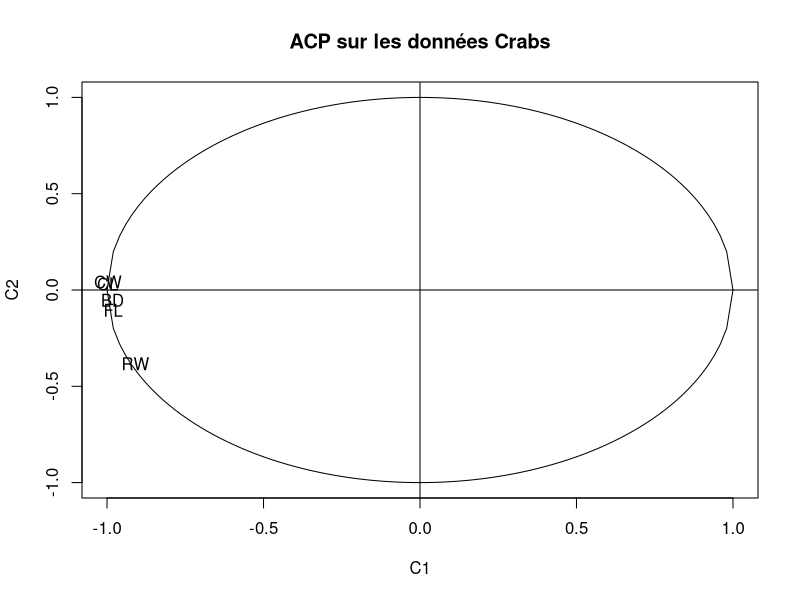
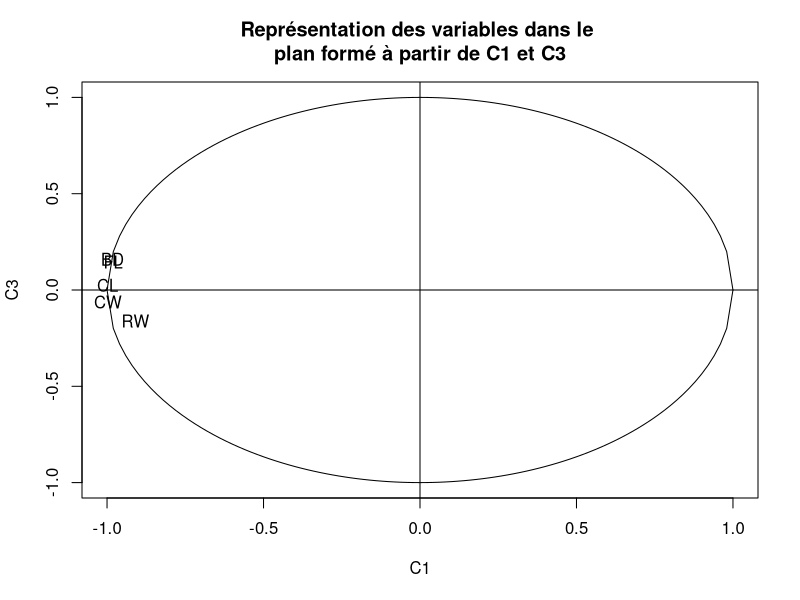
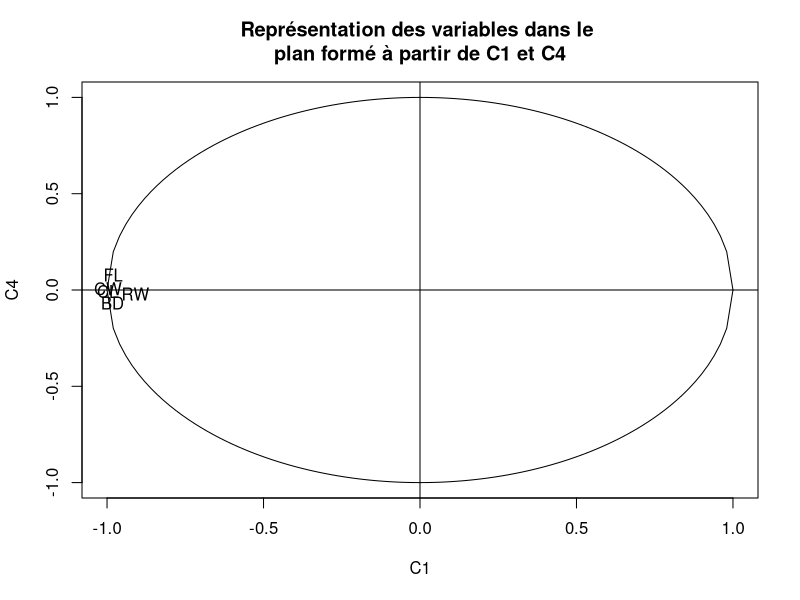
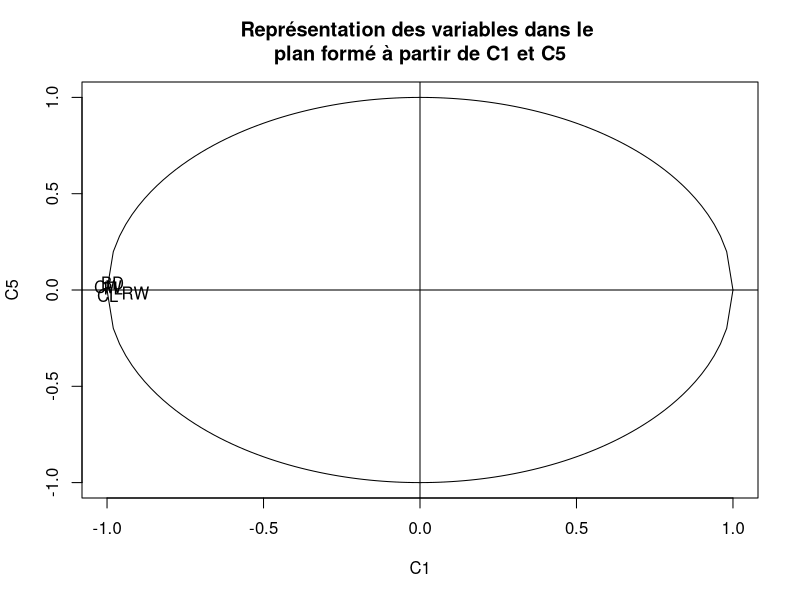
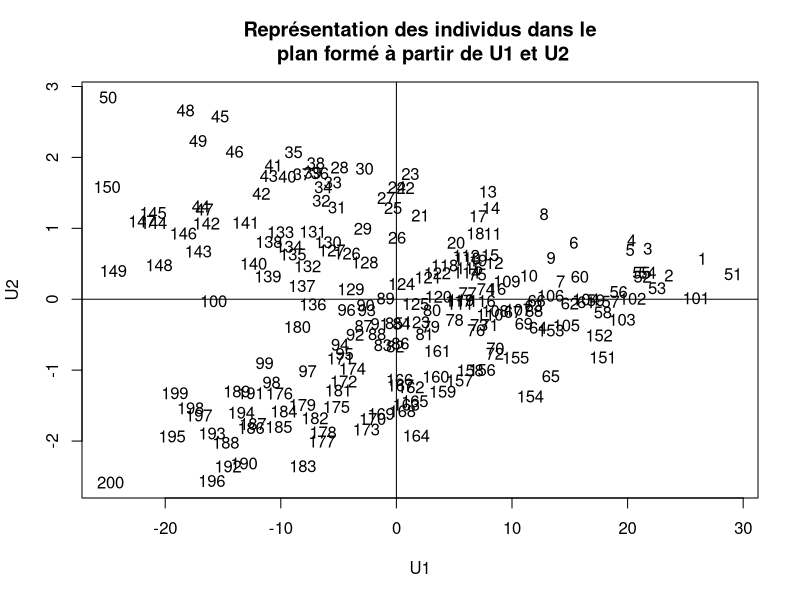
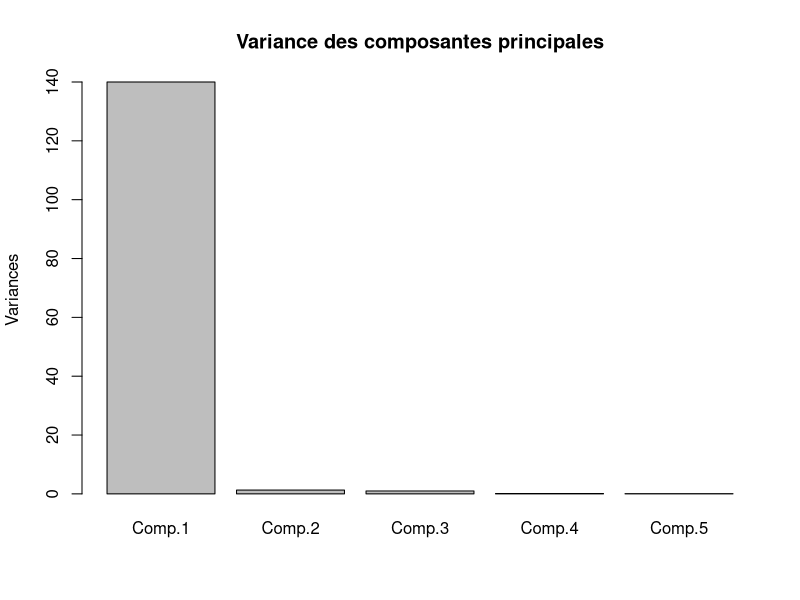
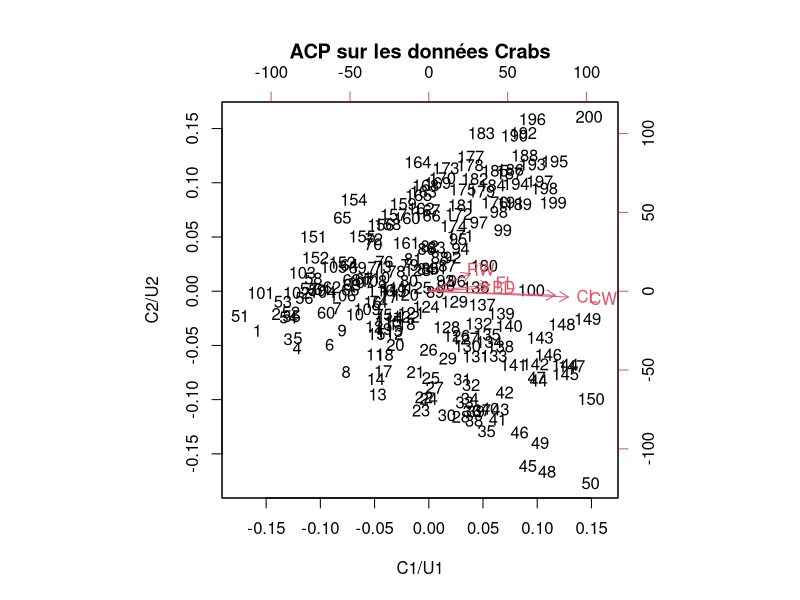
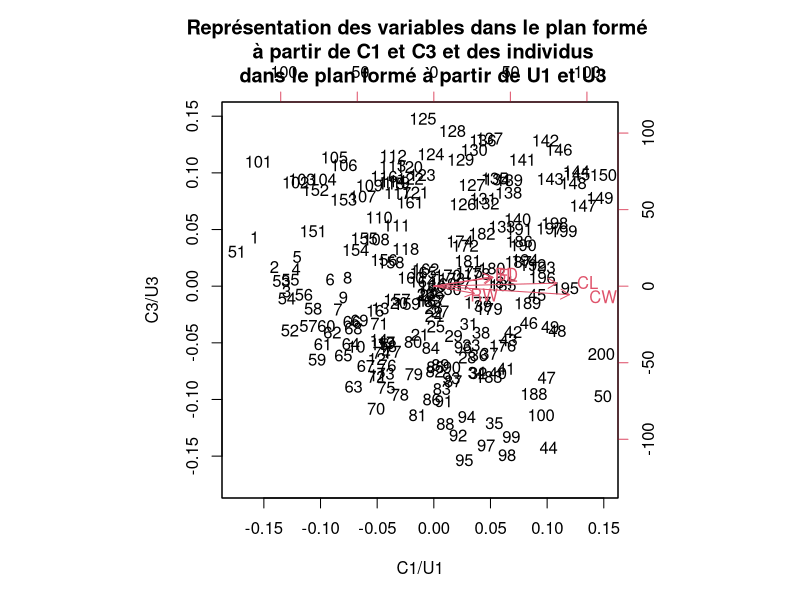

R code for these plots, in order:
library(sm) # Chargement de sm

############################### Question 1 : sans fonction R ############################### 

# Chargement des données crabs
library(MASS)
data(crabs)
crabsquant<-crabs[,4:8]

# Création de l'ACP sans les fonctions R
Y <- as.matrix(crabsquant) # Matrice crabs -> Y
n <- dim(Y)[1] # Nombre d'individus = 200
X <- Y - matrix(1, n, 1) %*% apply(Y, 2, mean) # Centrage et réduction éventuelle du tableau
# X <- X/matrix(1, n, 1) %*% apply(X, 2, sd) réduction entre 0 et 1
V <- (1/n)*t(X) %*% X #Calcul de la matrice de covariance ou de correlation
tmp <- eigen(V, symmetric=TRUE) # Calcul des valeurs propres et des axes principaux d'inertie 
L <- diag(tmp$values) # Matrice diagonale des valeurs propres
U <- tmp$vectors # Matrice des vecteurs propres

C <- X %*% U # Calcul des composantes principales
COR <- diag(1/apply(X^2, 1, sum)) %*% C^2 # Calcul des contributions des axes aux individus
CTR <- (1/n)*C^2 %*% diag(1/diag(L)) # Calcul des contributions des individus aux axes
D <- diag(1/(sqrt((n-1)/n)*apply(X, 2, sd))) %*% U %*% sqrt(L) # Représentation des variables

# Représentation des variables dans le plan formé à partir de C1 et C2
pdf("./images/2_dot_3/variables_crabsc1c2.pdf")
plot(-1:1, -1:1, type="n", xlab='C1', ylab='C2', 
	main='ACP sur les données Crabs')
text(D[,1], D[,2], colnames(crabsquant)); abline(h=0);abline(v=0)
curve(sqrt(1-x^2), -1, 1, add=TRUE)
curve(-sqrt(1-x^2), -1, 1, add=TRUE)
dev.off()

pause()

# Représentation des variables dans le plan formé à partir de C1 et C3
pdf("./images/2_dot_3/variables_crabsc1c3.pdf")
plot(-1:1, -1:1, type="n", xlab='C1', ylab='C3', 
	main='Représentation des variables dans le \nplan formé à partir de C1 et C3')
text(D[,1], D[,3], colnames(crabsquant)); abline(h=0);abline(v=0)
curve(sqrt(1-x^2), -1, 1, add=TRUE)
curve(-sqrt(1-x^2), -1, 1, add=TRUE)
dev.off()

pause()

# Représentation des variables dans le plan formé à partir de C1 et C4
pdf("./images/2_dot_3/variables_c1_c4.pdf")
plot(-1:1, -1:1, type="n", xlab='C1', ylab='C4', 
	main='Représentation des variables dans le \nplan formé à partir de C1 et C4')
text(D[,1], D[,4], colnames(crabsquant)); abline(h=0);abline(v=0)
curve(sqrt(1-x^2), -1, 1, add=TRUE)
curve(-sqrt(1-x^2), -1, 1, add=TRUE)
dev.off()

pause()

# Représentation des variables dans le plan formé à partir de C1 et C5
pdf("./images/2_dot_3/variables_c1_c5.pdf")
plot(-1:1, -1:1, type="n", xlab='C1', ylab='C5', 
	main='Représentation des variables dans le \nplan formé à partir de C1 et C5')
text(D[,1], D[,5], colnames(crabsquant)); abline(h=0);abline(v=0)
curve(sqrt(1-x^2), -1, 1, add=TRUE)
curve(-sqrt(1-x^2), -1, 1, add=TRUE)
dev.off()

# Conclusion : 
# Les variables sont très corrélés à l'axe 1 mais pas du tout à l'axe 2

pause()

# Représentation des individus dans le plan formé à partir de U1 et U2
pdf("./images/2_dot_2/individus_u1_u2.pdf")
plot(C[,1], C[,2], type="n", xlab='U1', ylab='U2', 
	main='Représentation des individus dans le\n plan formé à partir de U1 et U2')
text(C[,1], C[,2], rownames(crabsquant))
abline(h=0);abline(v=0)
dev.off()

pause()

# Conclusion : 
#  Trop d'individus éparpillé et trop de corrélation des variables autour de l'axe 1 pour pouvoir en déduire quelque chose de très clair


############################### Question 1 suite  : fonction R ############################### 

# Création de l'ACP à partir des fonctions R
res <- princomp(crabsquant) # Calcul de l'ACP
summary(res)
(res$sdev)^2 # L
res$loadings # Vecteurs propres
res$scores # Composantes
res$sdev # Valeurs propres

# Diagramme en bâtons des valeurs propres
pdf("./images/2_dot_3/batons_valeurs_propres.pdf")
plot(res, main='Variance des composantes principales')
dev.off()

pause()

# Représentation de l'ancienne base et des individus dans le plan formé à partir de U1 et U2
pdf("./images/2_dot_3/ex_base_et_individus_u1_u2.pdf")
biplot(res, xlab='C1/U1', ylab='C2/U2', 
	main='ACP sur les données Crabs')
dev.off()

pause()

# Représentation de l'ancienne base et des individus dans le plan formé à partir de U1 et U3
pdf("./images/2_dot_3/ex_base_et_individus_u1_u3.pdf")
biplot(res, c(1,3), xlab='C1/U1', ylab='C3/U3', 
	main='Représentation des variables dans le plan formé \n à partir de C1 et C3 et des individus\n dans le plan formé à partir de U1 et U3')
dev.off()

# On ne peut rien en déduire : il faut un pré-traitement des données. On décide de prendre la valeur la plus corrélé avec l'axe des abscisse : CL

############################### Question 2 : pré-traitement et nouvelle ACP via fonctions R ###############################

# Pré-traitement
crabsquant2 = crabsquant / crabsquant$CL # Division par CL
crabsquant2 = crabsquant2[,-3] # Suppression de la colonne CL rempli de 1 et inutile

colnames(crabsquant2) <- c("FL/CL","RW/CL","CW/CL","BD/CL")
res2 <- princomp(crabsquant2) # Calcul de l'ACP après pré-traitement
summary(res2)
(res2$sdev)^2 # L2
res2$loadings # Vecteurs propres
res2$scores # Composantes principales
res2$sdev # Valeurs propres
	

# Nouvelle visualisation avec la nouvelle ACP 

# Diagramme en bâtons des valeurs propres
pdf("./images/2_dot_3/PTbatons_valeurs_propres.pdf")
plot(res2, main='Variance des composantes principales avec données pré traitées')
dev.off()

pause()

# Représentation de l'ancienne base et des individus dans le plan formé à partir de U1 et U2
pdf("./images/2_dot_3/PTex_base_et_individus_u1_u2.pdf")
biplot(res2, xlab='C1/U1', ylab='C2/U2', 
	main='ACP sur les données Crabs pré traitées')
dev.off()

pause()

# Représentation de l'ancienne base et des individus dans le plan formé à partir de U1 et U3
pdf("./images/2_dot_3/PTex_base_et_individus_u1_u3.pdf")
biplot(res2, c(1,3), xlab='C1/U1', ylab='C3/U3', 
	main='Représentation des variables dans le plan formé \n à partir de C1 et C3 et des individus\n dans le plan formé à partir de U1 et U3')
dev.off()

pause()

# Caractéristiques  des données selon le sexe et l'espèce avec pré-traitement

labelsNames <- c("Fontal lobe size (mm) / CL", "Rear width (mm) / CL", 
                "Carapace width (mm) / CL", "Body depth (mm) / CL")

pdf("./images/2_dot_3/PTcrabes_selon_sexe.pdf")
plot(crabsquant2, main="Caractéristiques morphologiques\n des crabes selon leur sexe", 
	pch=21, 
	col=c("firebrick", "darkcyan")[crabs[,2]],
	labels=labelsNames	
	)
#legend("topright", 200,legend=c("Femelle", "Mâle"), 
#	col = c("firebrick", "darkcyan"), pch = 21, inset=0) 
dev.off()

pause()

pdf("./images/2_dot_3/PTcrabes_selon_espece.pdf")
plot(crabsquant2, main="Caractéristiques morphologiques \ndes crabes selon leur espèce", 
	pch=21, 
	col=c("lightslateblue", "orangered")[crabs[,1]],
	labels=labelsNames)
#legend("bottomright", 200,legend=c("Espèce bleue", "Espèce orange"), 
#	col = c("lightslateblue", "orangered"), pch = 21, inset=0)
dev.off()
